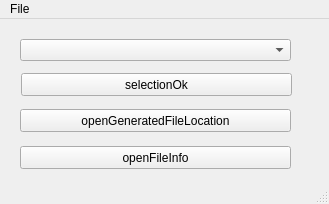
<?xml version="1.0" encoding="UTF-8"?>
<ui version="4.0">
 <class>MainWindow</class>
 <widget class="QMainWindow" name="MainWindow">
  <property name="geometry">
   <rect>
    <x>0</x>
    <y>0</y>
    <width>329</width>
    <height>204</height>
   </rect>
  </property>
  <property name="windowTitle">
   <string>MainWindow</string>
  </property>
  <widget class="QWidget" name="centralWidget">
   <widget class="QComboBox" name="selectionComboBox">
    <property name="geometry">
     <rect>
      <x>20</x>
      <y>20</y>
      <width>271</width>
      <height>22</height>
     </rect>
    </property>
   </widget>
   <widget class="QPushButton" name="selectionOKButton">
    <property name="geometry">
     <rect>
      <x>21</x>
      <y>54</y>
      <width>271</width>
      <height>23</height>
     </rect>
    </property>
    <property name="text">
     <string>selectionOk</string>
    </property>
   </widget>
   <widget class="QPushButton" name="openGeneratedFileLocationButton">
    <property name="geometry">
     <rect>
      <x>20</x>
      <y>90</y>
      <width>271</width>
      <height>23</height>
     </rect>
    </property>
    <property name="text">
     <string>openGeneratedFileLocation</string>
    </property>
   </widget>
   <widget class="QPushButton" name="openFileInfoButton">
    <property name="geometry">
     <rect>
      <x>20</x>
      <y>127</y>
      <width>271</width>
      <height>23</height>
     </rect>
    </property>
    <property name="text">
     <string>openFileInfo</string>
    </property>
   </widget>
  </widget>
  <widget class="QMenuBar" name="menuBar">
   <property name="geometry">
    <rect>
     <x>0</x>
     <y>0</y>
     <width>329</width>
     <height>21</height>
    </rect>
   </property>
   <widget class="QMenu" name="menuFile">
    <property name="title">
     <string>File </string>
    </property>
    <addaction name="actionNew"/>
    <addaction name="actionOpen"/>
    <addaction name="actionSave"/>
    <addaction name="actionExit"/>
   </widget>
   <addaction name="menuFile"/>
  </widget>
  <widget class="QStatusBar" name="statusBar"/>
  <action name="actionNew">
   <property name="text">
    <string>New</string>
   </property>
  </action>
  <action name="actionOpen">
   <property name="text">
    <string>Open</string>
   </property>
  </action>
  <action name="actionSave">
   <property name="text">
    <string>Save</string>
   </property>
  </action>
  <action name="actionExit">
   <property name="text">
    <string>Exit</string>
   </property>
  </action>
 </widget>
 <layoutdefault spacing="6" margin="11"/>
 <resources/>
 <connections/>
</ui>
